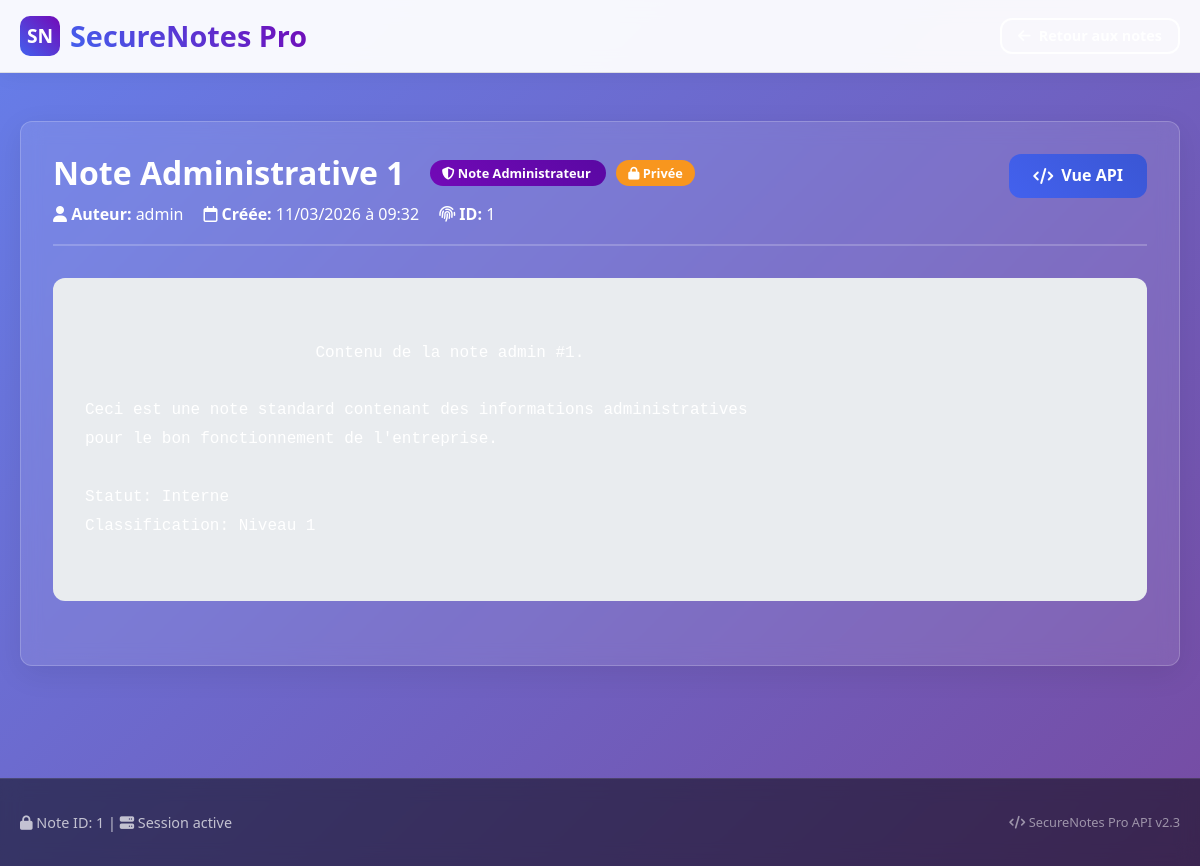
The page /note/1 (signed in) on the database its author committed.
### app.py (models this page shows)
class Note(db.Model):
    id = db.Column(db.Integer, primary_key=True)
    title = db.Column(db.String(100), nullable=False)
    content = db.Column(db.Text, nullable=False)
    created_at = db.Column(db.DateTime, default=datetime.utcnow)
    user_id = db.Column(db.Integer, db.ForeignKey('user.id'), nullable=False)
    is_private = db.Column(db.Boolean, default=True)

class User(db.Model):
    id = db.Column(db.Integer, primary_key=True)
    username = db.Column(db.String(80), unique=True, nullable=False)
    password_hash = db.Column(db.String(200), nullable=False)
    is_admin = db.Column(db.Boolean, default=False)
    notes = db.relationship('Note', backref='author', lazy=True)

### app.py (the view)
@app.route('/note/<int:note_id>')
def view_note(note_id):
    if 'user_id' not in session:
        return redirect(url_for('login'))
    note = Note.query.get(note_id)
    if not note:
        return render_template('note.html', error="Note introuvable")
    safe_content = sanitize_content(note.content, session['user_id'], note.user_id)
    return render_template('note.html',
                         note={
                             'id': note.id,
                             'title': note.title,
                             'content': safe_content,
                             'created_at': note.created_at,
                             'is_private': note.is_private,
                             'author': note.author
                         })

### app.py (called while the page is built)
def sanitize_content(content, user_id, note_author_id):
    if FLAG in content:
        replacement = '[INFORMATION SENSIBLE - ACCÈS RESTREINT]'
        if note_author_id == 1:  # Si c'est une note admin
            replacement = '[CONTENU CONFIDENTIEL ADMIN - VISIBLE UNIQUEMENT VIA API AUTORISÉE]'
        content = content.replace(FLAG, replacement)
    fake_flags = [
        'FAKE{f4ke_fl4g_123}',
        'FAKE{0ld_p@ssw0rd}',
        'FAKE{exp1red_t0ken_456}'
    ]
    for fake_flag in fake_flags:
        if fake_flag in content:
            content = content.replace(fake_flag, '[ANCIENNE INFORMATION MASQUÉE]')
    return content

### templates/note.html (shortened to what this page needs)
<!DOCTYPE html>
<html lang="fr">
<head>
    <link rel="stylesheet" href="{{ url_for('static', filename='static.css') }}">
    <link rel="stylesheet" href="https://cdnjs.cloudflare.com/ajax/libs/font-awesome/6.4.0/css/all.min.css">
</head>
<body>
    <nav class="navbar">
        <div class="container">
            <div class="nav-brand">
                <a href="/notes" style="display: flex; align-items: center; gap: 10px; text-decoration: none;">
                    <div class="logo">SN</div>
                    <h1 style="margin: 0;">SecureNotes Pro</h1>
                </a>
            </div>
            <div class="nav-user">
                <a href="/notes" class="btn btn-outline btn-sm">
                    <i class="fas fa-arrow-left"></i> Retour aux notes
                </a>
            </div>
        </div>
    </nav>
    <main style="padding: 3rem 0;">
        <div class="container">
            {% if error %}
            <div class="alert alert-danger">
                <i class="fas fa-exclamation-triangle"></i> {{ error }}
            </div>
            {% else %}
            <div class="card fade-in">
                <div class="card-header">
                    <div style="flex: 1;">
                        <div style="display: flex; align-items: center; gap: 15px; margin-bottom: 10px;">
                            <h2 style="margin: 0;">{{ note.title }}</h2>
                            <div>
                                {% if note.author.username == 'admin' %}
                                <span class="note-badge badge-admin">
                                    <i class="fas fa-shield-alt"></i> Note Administrateur
                                </span>
                                {% endif %}
                                <span class="note-badge {% if note.is_private %}badge-private{% else %}badge-public{% endif %}">
                                    {% if note.is_private %}
                                    <i class="fas fa-lock"></i> Privée
                                    {% else %}
                                    <i class="fas fa-globe"></i> Publique
                                    {% endif %}
                                </span>
                            </div>
                        </div>
                        <div style="display: flex; align-items: center; gap: 20px; color: var(--gray);">
                            <div>
                                <i class="fas fa-user"></i>
                                <strong>Auteur:</strong> {{ note.author.username }}
                            </div>
                            <div>
                                <i class="far fa-calendar"></i>
                                <strong>Créée:</strong> {{ note.created_at.strftime('%d/%m/%Y à %H:%M') }}
                            </div>
                            <div>
                                <i class="fas fa-fingerprint"></i>
                                <strong>ID:</strong> {{ note.id }}
                            </div>
                        </div>
                    </div>
                    <div>
                        <a href="/api/note/{{ note.id }}" target="_blank" class="btn btn-primary">
                            <i class="fas fa-code"></i> Vue API
                        </a>
                    </div>
                </div>
                <div style="padding: 2rem; background: var(--light-gray); border-radius: var(--border-radius); margin: 2rem 0;">
                    <div style="white-space: pre-wrap; font-family: 'Monaco', 'Courier New', monospace; line-height: 1.8;">
                        {{ note.content }}
                    </div>
                </div>
            </div>
            {% endif %}
        </div>
    </main>
    <footer class="footer">
        <div class="container">
            <div class="footer-content">
                <div>
                    <p style="color: rgba(255, 255, 255, 0.7); font-size: 0.9rem;">
                        <i class="fas fa-lock"></i> Note ID: {{ note.id if note else 'N/A' }} |
                        <i class="fas fa-server"></i> Session active
                    </p>
                </div>
                <div style="color: rgba(255, 255, 255, 0.5); font-size: 0.8rem;">
                    <i class="fas fa-code"></i> SecureNotes Pro API v2.3
                </div>
            </div>
        </div>
    </footer>
</body>
</html>

### static/static.css (style rules this page uses)
* { margin: 0; padding: 0; box-sizing: border-box; }
:root { --primary: #4361ee; --primary-dark: #3a56d4; --secondary: #7209b7; --success: #4cc9f0; --danger: #f72585; --warning: #f8961e; --light: #f8f9fa; --dark: #212529; --gray: #6c757d; --light-gray: #e9ecef; --border-radius: 12px; --box-shadow: 0 8px 30px rgba(0, 0, 0, 0.08); --box-shadow-hover: 0 15px 40px rgba(0, 0, 0, 0.12); --transition: all 0.3s ease; }
body { font-family: 'Segoe UI', system-ui, -apple-system, sans-serif; background: linear-gradient(135deg, #667eea 0%, #764ba2 100%); min-height: 100vh; color: white; line-height: 1.6; }
h1, h2, h3, h4 { font-weight: 700; line-height: 1.2; margin-bottom: 1rem; }
h1 { font-size: 2.5rem; background: linear-gradient(45deg, var(--primary), var(--secondary)); -webkit-background-clip: text; -webkit-text-fill-color: transparent; background-clip: text; }
h2 { font-size: 2rem; color: white; }
.container { max-width: 1200px; margin: 0 auto; padding: 0 20px; color: white; }
.navbar { background: rgba(255, 255, 255, 0.95); backdrop-filter: blur(10px); border-bottom: 1px solid rgba(0, 0, 0, 0.1); padding: 1rem 0; position: sticky; top: 0; z-index: 1000; box-shadow: 0 2px 20px rgba(0, 0, 0, 0.05); }
.navbar .container { display: flex; justify-content: space-between; align-items: center; color: var(--dark); }
.nav-brand { display: flex; align-items: center; gap: 10px; }
.nav-brand h1 { font-size: 1.8rem; margin: 0; }
.logo { width: 40px; height: 40px; background: linear-gradient(45deg, var(--primary), var(--secondary)); border-radius: 10px; display: flex; align-items: center; justify-content: center; color: white; font-weight: bold; font-size: 1.2rem; }
.nav-user { display: flex; align-items: center; gap: 15px; color: var(--dark); }
.btn { display: inline-flex; align-items: center; justify-content: center; gap: 8px; padding: 12px 24px; border: none; border-radius: var(--border-radius); font-weight: 600; font-size: 1rem; cursor: pointer; transition: var(--transition); text-decoration: none; height: 44px; min-width: 120px; color: white; }
.btn-primary { background: linear-gradient(45deg, var(--primary), var(--primary-dark)); color: white; }
.btn-outline { background: transparent; border: 2px solid white; color: white; }
.btn-sm { padding: 8px 16px; font-size: 0.9rem; height: 36px; min-width: 80px; }
.card { background: rgba(255, 255, 255, 0.1); backdrop-filter: blur(10px); border-radius: var(--border-radius); padding: 2rem; box-shadow: var(--box-shadow); transition: var(--transition); border: 1px solid rgba(255, 255, 255, 0.2); color: white; }
.card-header { display: flex; justify-content: space-between; align-items: start; margin-bottom: 1.5rem; padding-bottom: 1rem; border-bottom: 2px solid rgba(255, 255, 255, 0.2); color: white; }
.note-badge { background: rgba(0, 0, 0, 0.3); padding: 4px 12px; border-radius: 20px; font-size: 0.8rem; font-weight: 600; margin-left: 10px; color: white; }
.badge-admin { background: linear-gradient(45deg, var(--secondary), #5a08a3); color: white; }
.badge-private { background: var(--warning); color: white; }
.footer { background: rgba(0, 0, 0, 0.5); backdrop-filter: blur(10px); color: white; padding: 2rem 0; margin-top: 4rem; border-top: 1px solid rgba(255, 255, 255, 0.1); }
.footer-content { display: flex; justify-content: space-between; align-items: center; color: white; }
.fade-in { animation: fadeIn 0.5s ease-out; }
p, span, div, label, small, li { color: white; }
a { color: #87cefa; }

### rows shown on the page
Note: title "Note Administrative 1", created_at "11/03/2026 à 09:32", content "Contenu de la note admin #1. Ceci est une note standard contenant des informations administratives pour le bon fonctionnement de l'entreprise. Statut: Interne Classification: Niveau 1"
User: author.username "admin"

### other values the page prints
{{ note.id }} "1"
{{ note.id if note else 'N/A' }} "1"
